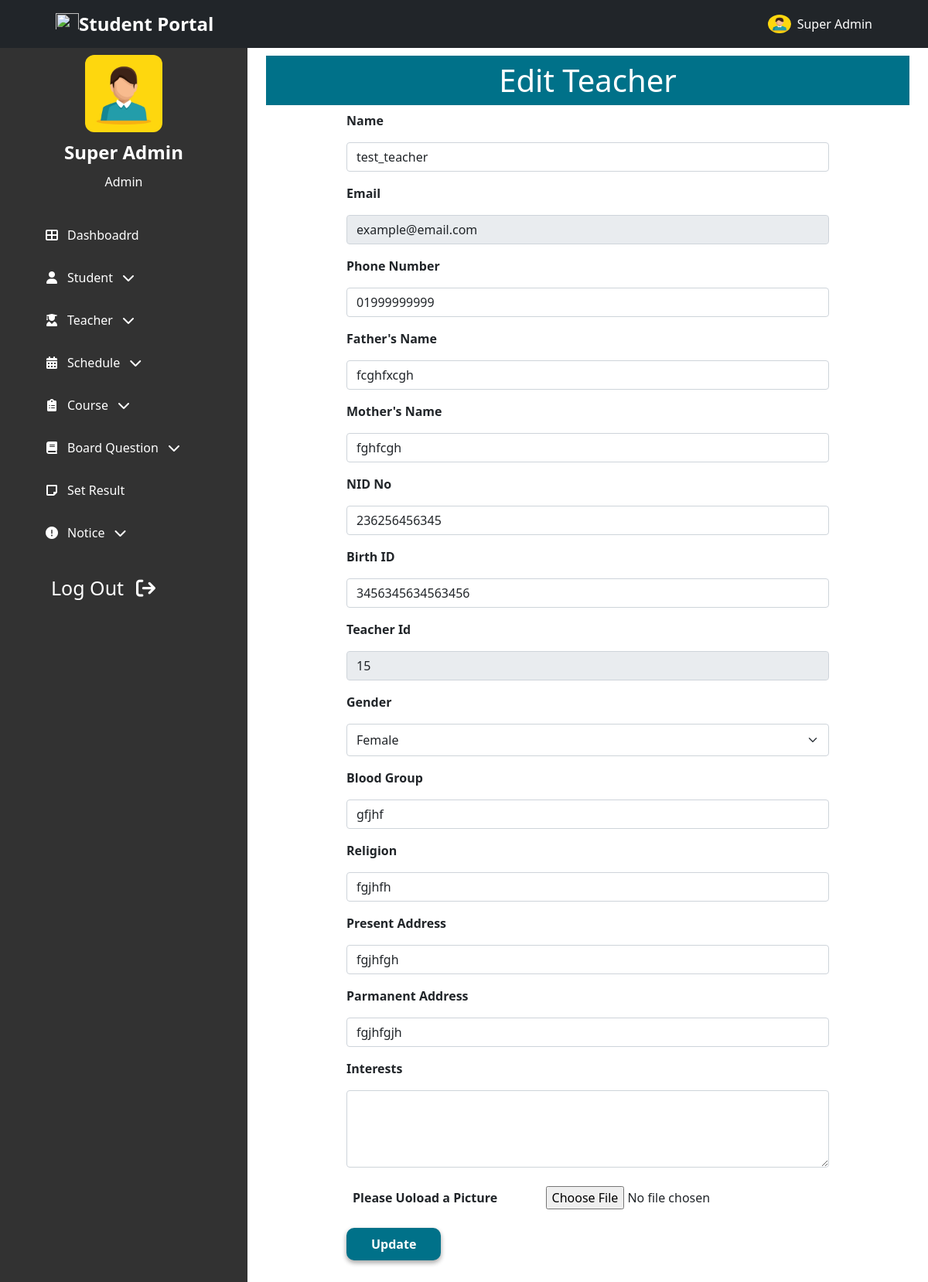
/admin/edit_teacher.php?id=15 (signed in), run on an earlier commit of the app's database.
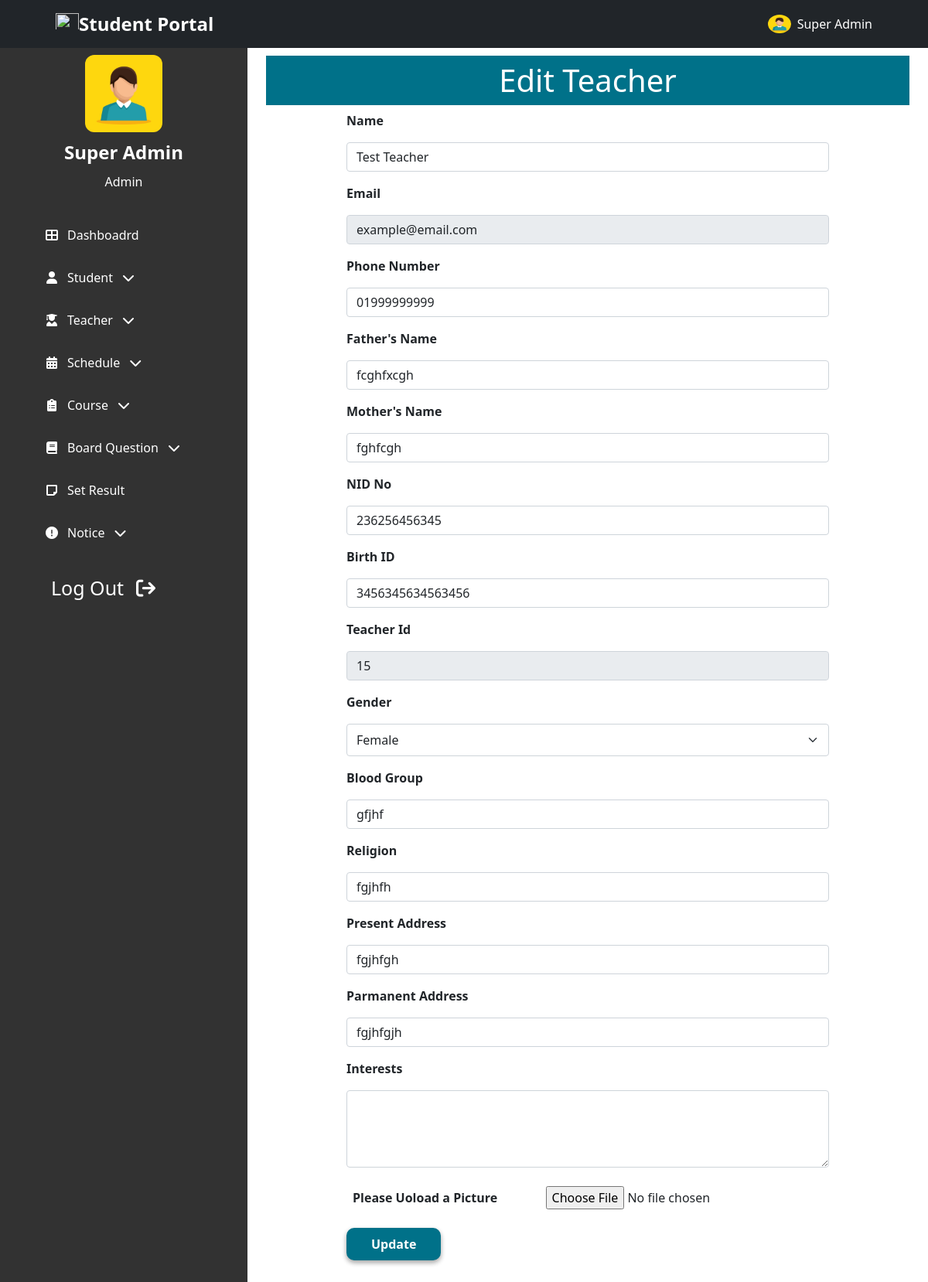
And on a later commit of the database.
### tables this page shows
CREATE TABLE `Teachers` (
  `id` int(11) NOT NULL,
  `name` varchar(100) NOT NULL,
  `father` varchar(100) NOT NULL,
  `mother` varchar(100) NOT NULL,
  `image` varchar(255) DEFAULT NULL,
  `nid` bigint(20) DEFAULT NULL,
  `birthreg` bigint(20) DEFAULT NULL,
  `tchr_id` int(11) NOT NULL,
  `gender` varchar(10) NOT NULL,
  `blood` varchar(5) DEFAULT NULL,
  `religion` varchar(20) DEFAULT NULL,
  `present_addr` text NOT NULL,
  `parma_addr` text NOT NULL,
  `phone` varchar(15) NOT NULL,
  `email` varchar(100) NOT NULL,
  `interests` text DEFAULT NULL,
  `updated_at` timestamp NOT NULL DEFAULT current_timestamp() ON UPDATE current_timestamp(),
  `created_at` timestamp NOT NULL DEFAULT current_timestamp()
);

### admin/backend/edit_teacher.php (called while the page is built, shortened)
<?php
    if(isset($_GET['id']))
    {
        $id = $_GET['id'];
        $sql    =   "SELECT * FROM `Teachers` WHERE `tchr_id` = $id LIMIT 1";
        $query  =   mysqli_query($conn, $sql);
        $tchr   =   mysqli_fetch_array($query);
    }
?>

### admin/edit_teacher.php (the view, shortened to what the changed rows need)
<!DOCTYPE html>
<html lang="en">
<?php
    include "admin_head.php";
    include "backend/edit_teacher.php";
?>
<body class="">
    <section id="home-container"  class="home-container active-2"">
        <div class="px-4 py-5 mt-4">
            <h1 class="common-background-2 p-2 text-center">Edit Teacher</h1>
            <form class="w-75 mx-auto" action="" method="post" enctype="multipart/form-data">
                <div class="mb-3">
                    <p class="fw-bold">Name</p>
                    <input type="text" class="form-control" name="name" id="name" value="<?php echo $tchr['name']; ?>">
                </div>
                <div class="mb-3">
                    <p class="fw-bold">Email</p>
                    <input type="email" class="form-control" name="email" id="email" value="<?php echo $tchr['email']; ?>" readonly>
                </div>
                <div class="mb-3">
                    <p class="fw-bold">Phone Number</p>
                    <input type="tel" class="form-control" name="phone" id="phone" value="<?php echo $tchr['phone']; ?>">
                </div>
                <div class="mb-3">
                    <p class="fw-bold">Father's Name</p>
                    <input type="text" class="form-control" name="f_name" id="f_name" value="<?php echo $tchr['father']; ?>">
                </div>
                <div class="mb-3">
                    <p class="fw-bold">Mother's Name</p>
                    <input type="text" class="form-control" name="m_name" id="m_name" value="<?php echo $tchr['mother']; ?>">
                </div>
                <div class="mb-3">
                    <p class="fw-bold">NID No</p>
                    <input type="text" class="form-control" name="nid" id="n_id" value="<?php echo $tchr['nid']; ?>">
                </div>
                <div class="mb-3">
                    <p class="fw-bold">Birth ID</p>
                    <input type="text" class="form-control" name="bid" id="b_id" value="<?php echo $tchr['birthreg']; ?>">
                </div>
                <div class="mb-3">
                    <p class="fw-bold">Teacher Id</p>
                    <input type="text" class="form-control" name="tchr_id" id="teacher_id" value="<?php echo $tchr['tchr_id']; ?>" readonly>
                </div>
                <div class="mb-3">
                    <p class="fw-bold">Gender</p>
                    <select class="form-select py-2" id="gender" name="gender" >
                        <?php
                            if($tchr['gender'] == 1)
                            {
                        ?>
                            <option>Gender</option>
                            <option value="1" selected>Male</option>
                            <option value="2">Female</option>
                        <?php
                            }
                            else
                            {
                        ?>
                            <option value="2" selected>Female</option>
                        <?php
                            }
                        ?>
                    </select>
                </div>
                <div class="mb-3">
                    <p class="fw-bold">Blood Group</p>
                    <input type="text" class="form-control" name="blood" id="blood" value="<?php echo $tchr['blood']; ?>">
                </div>
                <div class="mb-3">
                    <p class="fw-bold">Religion</p>
                    <input type="text" class="form-control" name="religion" id="religion" value="<?php echo $tchr['religion']; ?>">
                </div>
                <div class="mb-3">
                    <p class="fw-bold">Present Address</p>
                    <input type="text" class="form-control" name="pre_address" id="pre_address" value="<?php echo $tchr['present_addr']; ?>">
                </div>
                <div class="mb-3">
                    <p class="fw-bold">Parmanent Address</p>
                    <input type="text" class="form-control" name="par_address" id="par_address" value="<?php echo $tchr['parma_addr']; ?>">
                </div>
                <div class="mb-3">
                    <p class="fw-bold">Interests</p>
                    <textarea class="form-control" name="interest" id="interest" style="height: 100px" value="<?php echo $tchr['interests']; ?>""></textarea>
                </div>
            </form>
        </div>
    </section>
</body>
</html>

What changed in the data, as far as the page shows it:
changed teachers "example@email.com": name "test_teacher" → "Test Teacher"
